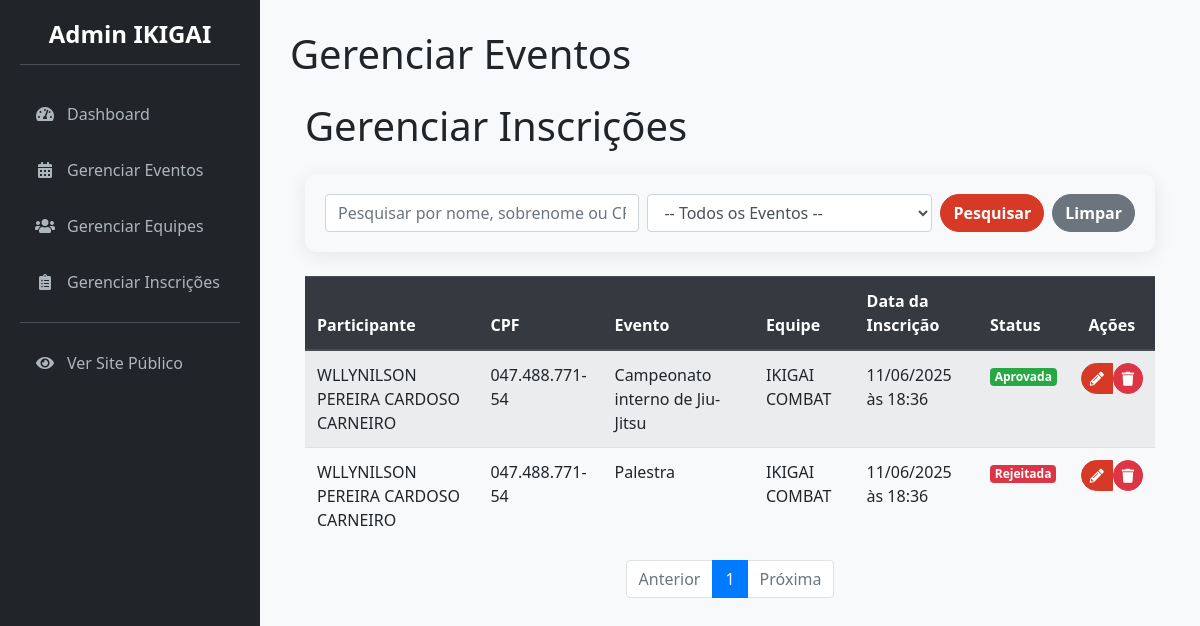
The app's page /admin/gerenciar_inscricoes (signed in), older data.
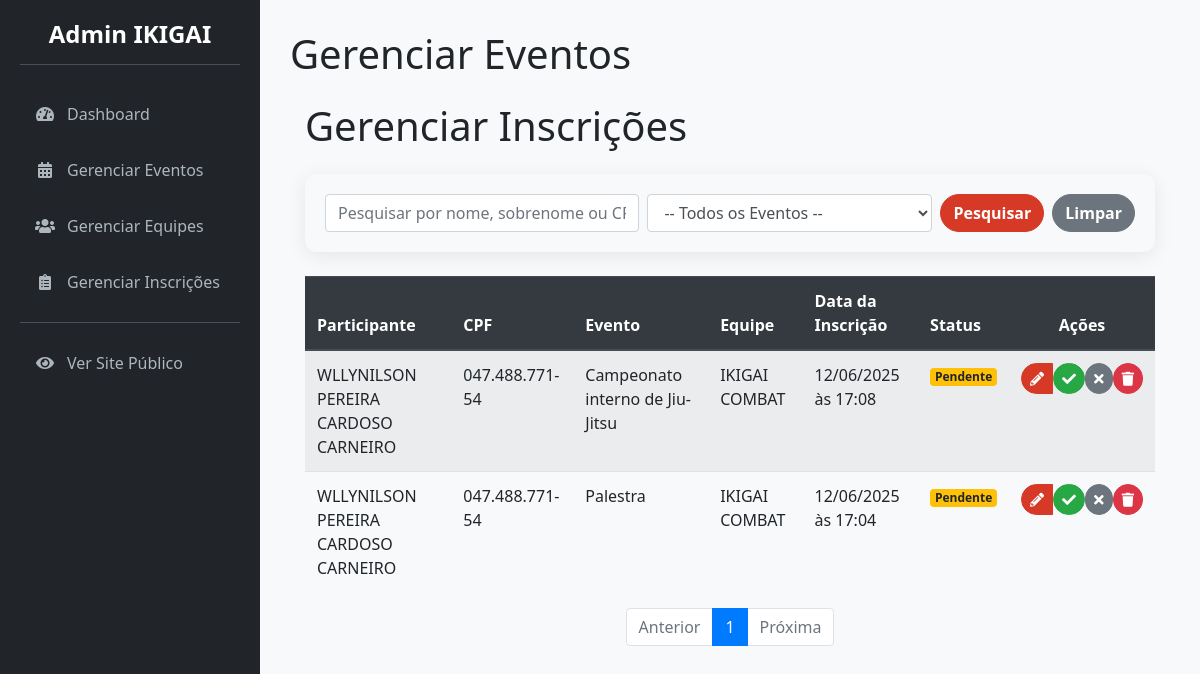
The same page, newer data.
### app/models.py (models this page shows, shortened)
class Inscricao(db.Model):
    __tablename__ = 'inscricoes'
    id = db.Column(db.Integer, primary_key=True)
    data_inscricao = db.Column(db.DateTime, default=datetime.utcnow)
    status = db.Column(db.String(20), nullable=False, default='Pendente')
    user_id = db.Column(db.Integer, db.ForeignKey('users.id'), nullable=False)
    evento_id = db.Column(db.Integer, db.ForeignKey('eventos.id'), nullable=False)
    equipe_id = db.Column(db.Integer, db.ForeignKey('equipes.id'), nullable=False)
    def __repr__(self):
        return f'<Inscricao {self.id} do utilizador {self.user_id}>'

class User(UserMixin, db.Model):
    __tablename__ = 'users'
    id = db.Column(db.Integer, primary_key=True)
    username = db.Column(db.String(64), index=True, unique=True, nullable=False)
    email = db.Column(db.String(120), index=True, unique=True, nullable=False)
    password_hash = db.Column(db.String(128))
    nome_completo = db.Column(db.String(150), nullable=True)
    bio = db.Column(db.Text, nullable=True)
    imagem_perfil = db.Column(db.String(300), nullable=True)  # URL para a imagem de perfil
    role = db.Column(db.String(20), nullable=False, default='user')  # Papel do utilizador
    cpf = db.Column(db.String(14), unique=True, nullable=True)  # CPF será único e opcional no início
    telefone = db.Column(db.String(20), nullable=True)  # Telefone também opcional
    inscricoes = db.relationship('Inscricao', backref='participante', lazy='dynamic')

class Evento(db.Model):
    __tablename__ = 'eventos'
    id = db.Column(db.Integer, primary_key=True)
    nome_evento = db.Column(db.String(200), nullable=False)
    data_hora_evento = db.Column(db.DateTime, nullable=False)
    palestrante = db.Column(db.String(100))
    imagem_palestrante = db.Column(db.String(300), nullable=True) # URL para a imagem
    descricao = db.Column(db.Text)
    local_evento = db.Column(db.String(200))
    preco = db.Column(db.Float, default=0.0)
    numero_vagas = db.Column(db.Integer, nullable=False)
    pix_copia_e_cola = db.Column(db.Text, nullable=True)  # Campo para o Pix
    inscricoes = db.relationship('Inscricao', backref='evento', lazy=True)

class Equipe(db.Model):
    __tablename__ = 'equipes'
    id = db.Column(db.Integer, primary_key=True)
    nome_equipe = db.Column(db.String(100), nullable=False, unique=True)
    professor_responsavel = db.Column(db.String(100), nullable=False)
    inscricoes = db.relationship('Inscricao', backref='equipe', lazy=True)

### app/admin/routes.py (the view, shortened to what this page needs)
@bp.route('/gerenciar_inscricoes')
@admin_required
def gerenciar_inscricoes():
    page = request.args.get('page', 1, type=int)
    termo_pesquisa = request.args.get('q')
    evento_filtro_id = request.args.get('evento_id')
    query = Inscricao.query.options(
        joinedload(Inscricao.participante),
        joinedload(Inscricao.evento),
        joinedload(Inscricao.equipe)
    )
    if evento_filtro_id:
        query = query.filter(Inscricao.evento_id == evento_filtro_id)
    inscricoes_paginadas = query.order_by(Inscricao.data_inscricao.desc()).paginate(
        page=page, per_page=10, error_out=False
    )
    print(inscricoes_paginadas.items)
    eventos_para_filtro = Evento.query.order_by(Evento.nome_evento).all()
    return render_template('admin/admin_gerenciar_inscricoes.html',
                           inscricoes_paginadas=inscricoes_paginadas,
                           eventos_para_filtro=eventos_para_filtro,
                           titulo='Gerenciar Inscrições')

### app/__init__.py (called while the page is built)
@login_manager.user_loader
def load_user(user_id):
    return models.User.query.get(int(user_id))

### app/admin/routes.py (called while the page is built)
@bp.before_request
def before_request_handler():
    if current_app.config.get('DEBUG') and not current_user.is_authenticated:
        user = User.query.first()
        if user:
            login_user(user)

### app/templates/admin/admin_gerenciar_inscricoes.html (shortened to what this page needs)
{% extends 'admin/admin_base.html' %}
{% block page_title %}Gerenciar Eventos{% endblock %}
{% block content %}
    <div class="container">
        <h1 class="mt-4 mb-4">{{ titulo }}</h1>
        <div class="card bg-light mb-4">
            <div class="card-body">
                <form method="GET" action="{{ url_for('admin.gerenciar_inscricoes') }}" class="form-inline">
                    <div class="form-group mr-2 flex-grow-1">
                        <input type="text" class="form-control w-100" id="q" name="q"
                               placeholder="Pesquisar por nome, sobrenome ou CPF..."
                               value="{{ request.args.get('q', '') }}">
                    </div>
                    <div class="form-group mr-2">
                        <select class="form-control" name="evento_id" id="evento_id">
                            <option value="">-- Todos os Eventos --</option>
                        </select>
                    </div>
                    <button type="submit" class="btn btn-primary mr-2">Pesquisar</button>
                    <a href="{{ url_for('admin.gerenciar_inscricoes') }}" class="btn btn-secondary">Limpar</a>
                </form>
            </div>
        </div>
        <div class="table-responsive">
            <table class="table table-striped table-hover">
                <thead class="thead-dark">
                <tr>
                    <th>Participante</th>
                    <th>CPF</th>
                    <th>Evento</th>
                    <th>Equipe</th>
                    <th>Data da Inscrição</th>
                    <th>Status</th>
                    <th class="text-center">Ações</th>
                </tr>
                </thead>
                <tbody>
                {% if inscricoes_paginadas.items %}
                    {% for inscricao in inscricoes_paginadas.items %}
                        <tr>
                            <td>{{ inscricao.participante.nome_completo or inscricao.participante.username }}</td>
                            <td>{{ inscricao.participante.cpf or 'N/D' }}</td>
                            <td>{{ inscricao.evento.nome_evento }}</td>
                            <td>{{ inscricao.equipe.nome_equipe }}</td>
                            <td>{{ inscricao.data_inscricao.strftime('%d/%m/%Y às %H:%M') }}</td>
                            <td class="status-cell">
                                {% if inscricao.status == 'Aprovada' %}
                                    <span class="badge badge-success">{{ inscricao.status }}</span>
                                {% elif inscricao.status == 'Rejeitada' %}
                                    <span class="badge badge-danger">{{ inscricao.status }}</span>
                                {% else %}
                                    <span class="badge badge-warning">{{ inscricao.status }}</span>
                                {% endif %}
                            </td>
                            <td class="text-center">
                                <div class="btn-group" role="group">
                                    <a href="{{ url_for('admin.editar_inscricao', inscricao_id=inscricao.id) }}"
                                       class="btn btn-primary btn-sm" title="Editar Inscrição">
                                        <i class="fas fa-pencil-alt"></i>
                                    </a>
                                    {% if inscricao.status == 'Pendente' %}
                                        <form class="d-inline" data-action="approve-form"
                                              action="{{ url_for('admin.aprovar_inscricao', inscricao_id=inscricao.id) }}"
                                              method="post">
                                            <button type="submit" class="btn btn-success btn-sm" title="Aprovar">
                                                <i class="fas fa-check"></i>
                                            </button>
                                        </form>
                                        <form class="d-inline" data-action="reject-form"
                                              action="{{ url_for('admin.rejeitar_inscricao', inscricao_id=inscricao.id) }}"
                                              method="post">
                                            <button type="submit" class="btn btn-secondary btn-sm" title="Rejeitar">
                                                <i class="fas fa-times"></i>
                                            </button>
                                        </form>
                                    {% endif %}
                                    <form class="d-inline" data-action="cancel-form"
                                          action="{{ url_for('admin.cancelar_inscricao', inscricao_id=inscricao.id) }}"
                                          method="post"
                                    >
                                        <button type="submit" class="btn btn-danger btn-sm" title="Excluir Inscrição">
                                            <i class="fas fa-trash"></i>
                                        </button>
                                    </form>
                                </div>
                            </td>
                        </tr>
                    {% endfor %}
                {% else %}
                    <tr>
                        <td colspan="7" class="text-center">Nenhuma inscrição encontrada.</td>
                    </tr>
                {% endif %}
                </tbody>
            </table>
        </div>
        <nav aria-label="Navegação das Inscrições">
            <ul class="pagination justify-content-center">
                <li class="page-item {% if not inscricoes_paginadas.has_prev %}disabled{% endif %}">
                    <a class="page-link"
                       href="{{ url_for('admin.gerenciar_inscricoes', page=inscricoes_paginadas.prev_num, q=request.args.get('q'), evento_id=request.args.get('evento_id')) }}">Anterior</a>
                </li>
                {% for page_num in inscricoes_paginadas.iter_pages(left_edge=1, right_edge=1, left_current=1, right_current=2) %}
                    {% if page_num %}
                        {% if inscricoes_paginadas.page == page_num %}
                            <li class="page-item active"><a class="page-link" href="#">{{ page_num }}</a></li>
                        {% else %}
                            <li class="page-item"><a class="page-link"
                                                     href="{{ url_for('admin.gerenciar_inscricoes', page=page_num, q=request.args.get('q'), evento_id=request.args.get('evento_id')) }}">{{ page_num }}</a>
                            </li>
                        {% endif %}
                    {% else %}
                        <li class="page-item disabled"><span class="page-link">...</span></li>
                    {% endif %}
                {% endfor %}
                <li class="page-item {% if not inscricoes_paginadas.has_next %}disabled{% endif %}">
                    <a class="page-link"
                       href="{{ url_for('admin.gerenciar_inscricoes', page=inscricoes_paginadas.next_num, q=request.args.get('q'), evento_id=request.args.get('evento_id')) }}">Próxima</a>
                </li>
            </ul>
        </nav>
    </div>
{% endblock %}

### app/templates/admin/admin_base.html (shortened to what this page needs)
<!DOCTYPE html>
<html lang="pt-BR">
<head>
    <link rel="stylesheet" href="https://stackpath.bootstrapcdn.com/bootstrap/4.5.2/css/bootstrap.min.css"
>
    <link rel="stylesheet" href="https://cdnjs.cloudflare.com/ajax/libs/font-awesome/5.15.3/css/all.min.css">
    <link rel="stylesheet" href="{{ url_for('static', filename='css/admin_styles.css') }}">
</head>
<body>
<div class="admin-wrapper">
    <nav class="sidebar">
        <h2>Admin IKIGAI</h2>
        <a href="{{ url_for('admin.dashboard') }}"
           class="{{ 'active' if request.endpoint == 'admin.dashboard' else '' }}">
            <i class="fas fa-tachometer-alt"></i> Dashboard
        </a>
        <a href="{{ url_for('admin.gerenciar_eventos') }}"
           class="{{ 'active' if 'evento' in request.endpoint else '' }}">
            <i class="fas fa-calendar-alt"></i> Gerenciar Eventos
        </a>
        <a href="{{ url_for('admin.gerenciar_equipes') }}"
           class="{{ 'active' if 'equipe' in request.endpoint else '' }}">
            <i class="fas fa-users"></i> Gerenciar Equipes
        </a>
        <a href="{{ url_for('admin.gerenciar_inscricoes') }}"
           class="{{ 'active' if 'inscricao' in request.endpoint else '' }}">
            <i class="fas fa-clipboard-list"></i> Gerenciar Inscrições
        </a>
        <hr style="border-color: #495057;">
        <a href="{{ url_for('public.index') }}"><i class="fas fa-eye"></i> Ver Site Público</a>
    </nav>
    <main class="main-content">
        <div class="content-header">
            <h1>{% block page_title %}{% endblock %}</h1>
        </div>
        {% block content %}{% endblock %}
    </main>
</div>
</body>
</html>

### app/static/css/admin_styles.css (style rules this page uses)
:root { --primary-red: rgb(214, 58, 38); --dark-red: rgb(180, 45, 28); --admin-bg: #f8f9fa; --sidebar-bg: #212529; --sidebar-link-color: #adb5bd; --sidebar-link-hover-color: #fff; --shadow: 0 4px 20px rgba(0, 0, 0, 0.08); --border-radius: 12px; --font-family: 'Segoe UI', Tahoma, Geneva, Verdana, sans-serif; }
body { background-color: var(--admin-bg); font-family: var(--font-family); }
.admin-wrapper { display: flex; }
.sidebar { width: 260px; min-height: 100vh; background: var(--sidebar-bg); padding: 20px; color: white; flex-shrink: 0; transition: all 0.3s ease; }
.main-content { flex-grow: 1; padding: 30px; overflow-y: auto; }
.sidebar h2 { font-size: 1.5rem; margin-bottom: 25px; text-align: center; color: #fff; border-bottom: 1px solid #495057; padding-bottom: 15px; font-weight: 600; }
.sidebar a { display: flex; align-items: center; gap: 12px; color: var(--sidebar-link-color); padding: 12px 15px; text-decoration: none; border-radius: 8px; margin-bottom: 8px; transition: all 0.3s ease; }
.sidebar a i { width: 20px; text-align: center; }
.card { border-radius: var(--border-radius); border: none; box-shadow: var(--shadow); }
.btn { border-radius: 25px; font-weight: 600; }
.btn-primary { background-color: var(--primary-red); border-color: var(--primary-red); }

Row changes from the older to the newer data that the page shows:
changed Inscricao "Campeonato interno de Jiu-Jitsu": data_inscricao "11/06/2025 às 18:36" → "12/06/2025 às 17:08"; status "Aprovada" → "Pendente"
changed Inscricao "Palestra": data_inscricao "11/06/2025 às 18:36" → "12/06/2025 às 17:04"; status "Rejeitada" → "Pendente"
